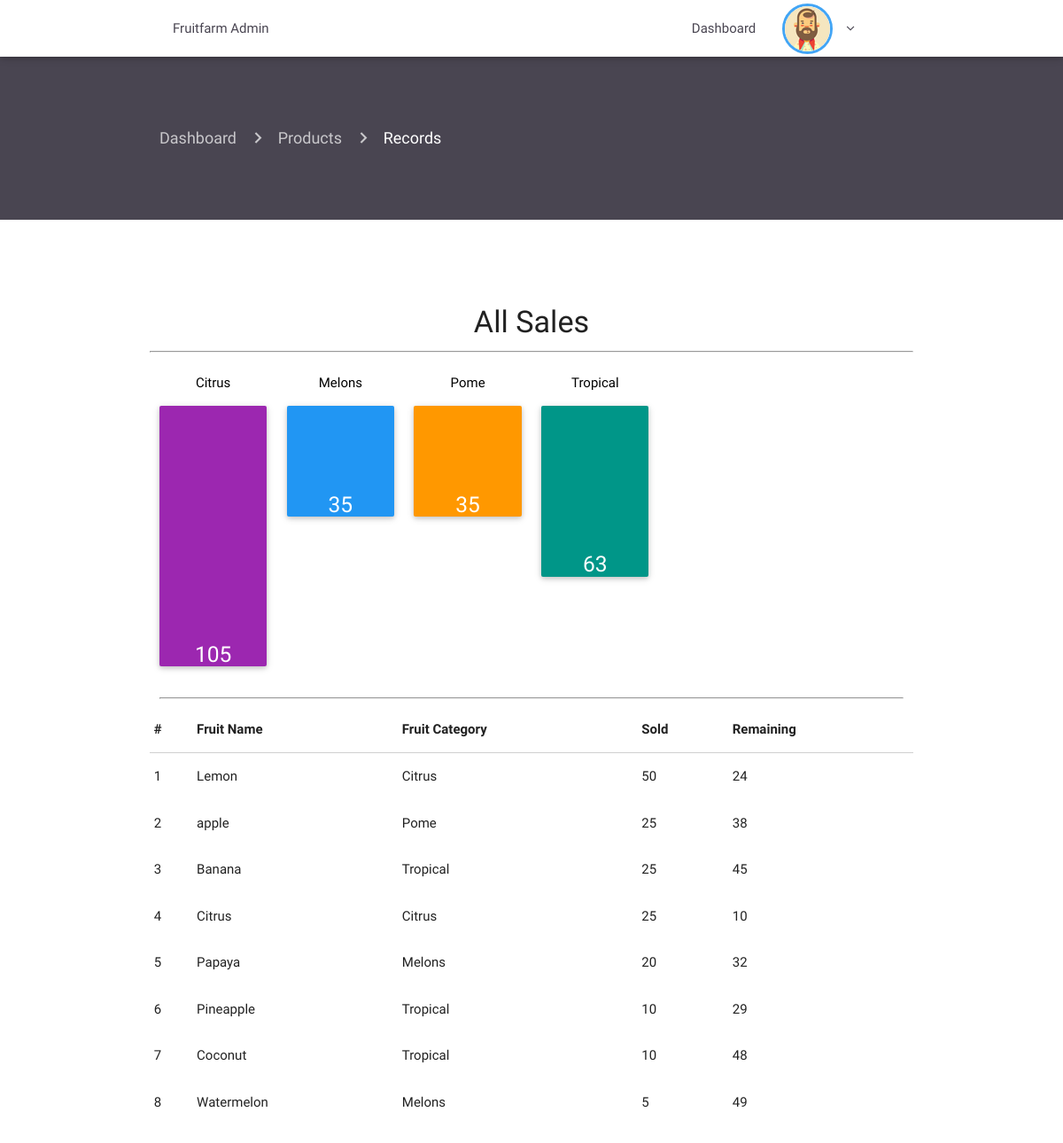
The app's page /admin/records.php (signed in) with its own data.
### tables this page shows
CREATE TABLE IF NOT EXISTS `product` (
  `id` int(11) NOT NULL,
  `id_category` int(11) NOT NULL,
  `name` varchar(1000) NOT NULL,
  `description` varchar(1000) NOT NULL,
  `price` int(11) NOT NULL,
  `id_picture` int(11) NOT NULL,
  `thumbnail` varchar(1000) NOT NULL,
  `promo` varchar(1000) NOT NULL,
  `quantity` int(11) NOT NULL DEFAULT '50'
);

CREATE TABLE IF NOT EXISTS `category` (
  `id` int(11) NOT NULL,
  `name` varchar(1000) NOT NULL,
  `icon` varchar(1000) NOT NULL
);

### admin/records.php (the view, shortened to what this page needs)
<?php
 require 'includes/header.php';
 require 'includes/navconnected.php'; ?>
 <div class="container-fluid product-page">
   <div class="container current-page">
      <nav>
        <div class="nav-wrapper">
          <div class="col s12">
            <a href="index" class="breadcrumb">Dashboard</a>
            <a href="infoproduct" class="breadcrumb">Products</a>
            <a href="stats" class="breadcrumb">Records</a>
          </div>
        </div>
      </nav>
    </div>
   </div>
        <div class="container center-align staaats">
          <div class="row">
          <h4>All Sales</h4>
          <hr>
          <?php
          include '../db.php';
         $queryfirst = "SELECT
        product.id as 'id',
        product.id_category,
         SUM(order_details.quantity) as 'total',
         orders.status,
         order_details.item_id,
         category.name as 'name',
         category.id
         FROM product, orders, order_details, category
         WHERE product.id = order_details.item_id
         AND category.id = product.id_category GROUP BY category.id";
         $resultfirst = $connection->query($queryfirst);
         if ($resultfirst->num_rows > 0) {
           while($rowfirst = $resultfirst->fetch_assoc()) {
                 $idp = $rowfirst['id'];
                 $name_best = $rowfirst['name'];
                 $totalsold = $rowfirst['total'];
                 $percent = ($totalsold / 50 )*100;
                 ?>
                  <div class="col s2">
                    <p class="black-text"><?= $name_best; ?></p>
                    <div class="card red<?= $idp; ?>" style="padding-top:<?=number_format((float)$percent, 2, '.', ''); ?>%">
                       <h5 class="white-text"><?=$totalsold ?></h5>
                    </div>
                  </div>
                 <?php }} ?>
          </div>
          <hr>
          <div class="row">
              <table class="table-responsive table-bordered table-striped">
                <thead>
                  <th>#</th>
                  <th>Fruit Name</th>
                  <th>Fruit Category</th>
                  <th>Sold</th>
                  <th>Remaining</th>
                </thead>
                <tbody>
                <?php
                    include '../db.php';
                     $queryfirst = "SELECT
                    product.id as 'id',
                    product.name as 'pname',
                    product.quantity as 'quantity',
                    product.id_category,
                     SUM(order_details.quantity) as 'total',
                     orders.status,
                     order_details.item_id,
                     category.name as 'name',
                     category.id
                     FROM product, orders, order_details, category
                     WHERE product.id = order_details.item_id
                     AND orders.status = 'paid'
                     AND category.id = product.id_category GROUP BY product.id ORDER BY SUM(order_details.quantity) DESC";
                     $resultfirst = $connection->query($queryfirst);
                     if ($resultfirst->num_rows > 0) {
                      $id = 1;
                       while($rowfirst = $resultfirst->fetch_assoc()) {
                             $name_prod = $rowfirst['pname'];
                             $name_best = $rowfirst['name'];
                             $totalsold = $rowfirst['total'];
                             $totalrem = $rowfirst['quantity'];
                  ?>
                  <tr>
                    <td><?=$id ?></td>
                    <td><?=$name_prod ?></td>
                    <td><?=$name_best ?></td>
                    <td><?=$totalsold ?></td>
                    <td><?=$totalrem ?></td>
                  </tr>
                <?php
                    $id ++;  }
                    }
                ?>
                </tbody>
              </table>
          </div>
        </div>
 <?php require 'includes/footer.php'; ?>

### admin/src/css/style.css (style rules this page uses)
.product-page { padding-top: 60px; padding-bottom: 60px; background-color: #494551; }
.product-page nav { background: none; box-shadow: none; }
.staaats { padding-top: 80px; }
.staaats .red2 { background-color: #9c27b0; }
.staaats .red4 { background-color: #2196f3; }
.staaats .red5 { background-color: #ff9800; }
.staaats .red6 { background-color: #009688; }

### records on screen
product: id_category.name "Citrus", totalsold "105", name "Lemon", totalsold "50", quantity "24"
product: id_category.name "Melons", totalsold "35", name "Papaya", totalsold "20", quantity "32"
product: id_category.name "Pome", totalsold "35", name "apple", totalsold "25", quantity "38"
product: id_category.name "Tropical", totalsold "63", name "Pineapple", totalsold "10", quantity "29"
product: name "Banana", id_category.name "Tropical", totalsold "25", quantity "45"
product: name "Citrus", id_category.name "Citrus", totalsold "25", quantity "10"
product: name "Coconut", id_category.name "Tropical", totalsold "10", quantity "48"
product: name "Watermelon", id_category.name "Melons", totalsold "5", quantity "49"
